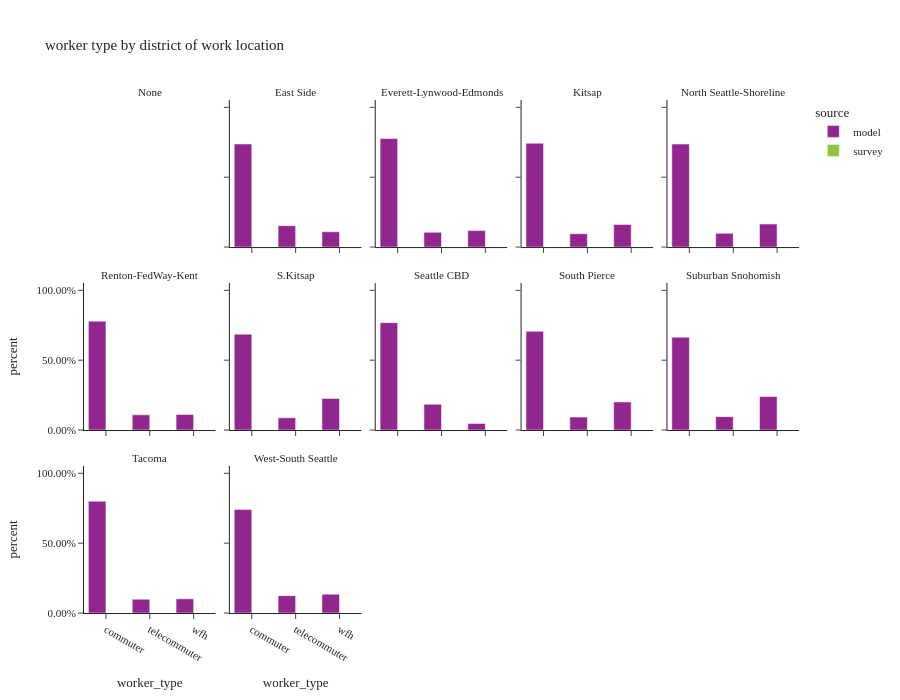

Notebook source saved alongside this figure:
### Code cell
df_worker_count = summarize_counts(workers, ['source', 'district_name_work', 'worker_type'])

fig = px.bar(df_worker_count.sort(['source', 'district_name_work']).to_pandas(), x='worker_type', y="percent",
             facet_col="district_name_work", facet_col_wrap=5, color="source",
             barmode="group", hover_data=['sample count', 'total count'],
             title="worker type by district of work location")
fig.for_each_annotation(lambda a: a.update(text=a.text.split("=")[-1]))
fig.update_layout(height=700, width=900, font=dict(size=11))
fig.for_each_yaxis(lambda a: a.update(tickformat=".2%"))
fig.update_xaxes(categoryorder='array', categoryarray=['commuter', 'telecommuter', 'wfh'])
fig.show()

### Figure 1 — Plotly figure (JSON) as saved in the notebook; plotly's stock layout.template omitted (floating-point values rounded to 4 significant figures)
{"data": [{"alignmentgroup": "True", "customdata": [[64990.0, 64990.0], [46340.0, 46340.0], [312900.0, 312900.0]], "hovertemplate": "source=model<br>district_name_work=East Side<br>worker_type=%{x}<br>percent=%{y}<br>sample count=%{customdata[0]}<br>total count=%{customdata[1]}<extra></extra>", "legendgroup": "model", "marker": {"color": "#91268F", "pattern": {"shape": ""}}, "name": "model", "offsetgroup": "model", "orientation": "v", "showlegend": true, "textposition": "auto", "type": "bar", "x": ["telecommuter", "wfh", "commuter"], "xaxis": "x12", "y": [0.1532, 0.1092, 0.7376], "yaxis": "y12"}, {"alignmentgroup": "True", "customdata": [[20480.0, 20480.0], [18330.0, 18330.0], [135100.0, 135100.0]], "hovertemplate": "source=model<br>district_name_work=Everett-Lynwood-Edmonds<br>worker_type=%{x}<br>percent=%{y}<br>sample count=%{customdata[0]}<br>total count=%{customdata[1]}<extra></extra>", "legendgroup": "model", "marker": {"color": "#91268F", "pattern": {"shape": ""}}, "name": "model", "offsetgroup": "model", "orientation": "v", "showlegend": false, "textposition": "auto", "type": "bar", "x": ["wfh", "telecommuter", "commuter"], "xaxis": "x13", "y": [0.1178, 0.1054, 0.7768], "yaxis": "y13"}, {"alignmentgroup": "True", "customdata": [[75860.0, 75860.0], [16500.0, 16500.0], [9748.0, 9748.0]], "hovertemplate": "source=model<br>district_name_work=Kitsap<br>worker_type=%{x}<br>percent=%{y}<br>sample count=%{customdata[0]}<br>total count=%{customdata[1]}<extra></extra>", "legendgroup": "model", "marker": {"color": "#91268F", "pattern": {"shape": ""}}, "name": "model", "offsetgroup": "model", "orientation": "v", "showlegend": false, "textposition": "auto", "type": "bar", "x": ["commuter", "wfh", "telecommuter"], "xaxis": "x14", "y": [0.743, 0.1616, 0.09547], "yaxis": "y14"}, {"alignmentgroup": "True", "customdata": [[26190.0, 26190.0], [15660.0, 15660.0], [117300.0, 117300.0]], "hovertemplate": "source=model<br>district_name_work=North Seattle-Shoreline<br>worker_type=%{x}<br>percent=%{y}<br>sample count=%{customdata[0]}<br>total count=%{customdata[1]}<extra></extra>", "legendgroup": "model", "marker": {"color": "#91268F", "pattern": {"shape": ""}}, "name": "model", "offsetgroup": "model", "orientation": "v", "showlegend": false, "textposition": "auto", "type": "bar", "x": ["wfh", "telecommuter", "commuter"], "xaxis": "x15", "y": [0.1645, 0.09839, 0.7371], "yaxis": "y15"}, {"alignmentgroup": "True", "customdata": [[39760.0, 39760.0], [38570.0, 38570.0], [276800.0, 276800.0]], "hovertemplate": "source=model<br>district_name_work=Renton-FedWay-Kent<br>worker_type=%{x}<br>percent=%{y}<br>sample count=%{customdata[0]}<br>total count=%{customdata[1]}<extra></extra>", "legendgroup": "model", "marker": {"color": "#91268F", "pattern": {"shape": ""}}, "name": "model", "offsetgroup": "model", "orientation": "v", "showlegend": false, "textposition": "auto", "type": "bar", "x": ["wfh", "telecommuter", "commuter"], "xaxis": "x6", "y": [0.112, 0.1086, 0.7794], "yaxis": "y6"}, {"alignmentgroup": "True", "customdata": [[5070.0, 5070.0], [1954.0, 1954.0], [15380.0, 15380.0]], "hovertemplate": "source=model<br>district_name_work=S.Kitsap<br>worker_type=%{x}<br>percent=%{y}<br>sample count=%{customdata[0]}<br>total count=%{customdata[1]}<extra></extra>", "legendgroup": "model", "marker": {"color": "#91268F", "pattern": {"shape": ""}}, "name": "model", "offsetgroup": "model", "orientation": "v", "showlegend": false, "textposition": "auto", "type": "bar", "x": ["wfh", "telecommuter", "commuter"], "xaxis": "x7", "y": [0.2263, 0.08724, 0.6864], "yaxis": "y7"}, {"alignmentgroup": "True", "customdata": [[67160.0, 67160.0], [17350.0, 17350.0], [280700.0, 280700.0]], "hovertemplate": "source=model<br>district_name_work=Seattle CBD<br>worker_type=%{x}<br>percent=%{y}<br>sample count=%{customdata[0]}<br>total count=%{customdata[1]}<extra></extra>", "legendgroup": "model", "marker": {"color": "#91268F", "pattern": {"shape": ""}}, "name": "model", "offsetgroup": "model", "orientation": "v", "showlegend": false, "textposition": "auto", "type": "bar", "x": ["telecommuter", "wfh", "commuter"], "xaxis": "x8", "y": [0.1839, 0.04751, 0.7686], "yaxis": "y8"}, {"alignmentgroup": "True", "customdata": [[16080.0, 16080.0], [34930.0, 34930.0], [122800.0, 122800.0]], "hovertemplate": "source=model<br>district_name_work=South Pierce<br>worker_type=%{x}<br>percent=%{y}<br>sample count=%{customdata[0]}<br>total count=%{customdata[1]}<extra></extra>", "legendgroup": "model", "marker": {"color": "#91268F", "pattern": {"shape": ""}}, "name": "model", "offsetgroup": "model", "orientation": "v", "showlegend": false, "textposition": "auto", "type": "bar", "x": ["telecommuter", "wfh", "commuter"], "xaxis": "x9", "y": [0.09248, 0.2009, 0.7066], "yaxis": "y9"}, {"alignmentgroup": "True", "customdata": [[36860.0, 36860.0], [14740.0, 14740.0], [102200.0, 102200.0]], "hovertemplate": "source=model<br>district_name_work=Suburban Snohomish<br>worker_type=%{x}<br>percent=%{y}<br>sample count=%{customdata[0]}<br>total count=%{customdata[1]}<extra></extra>", "legendgroup": "model", "marker": {"color": "#91268F", "pattern": {"shape": ""}}, "name": "model", "offsetgroup": "model", "orientation": "v", "showlegend": false, "textposition": "auto", "type": "bar", "x": ["wfh", "telecommuter", "commuter"], "xaxis": "x10", "y": [0.2396, 0.09585, 0.6645], "yaxis": "y10"}, {"alignmentgroup": "True", "customdata": [[15950.0, 15950.0], [125800.0, 125800.0], [15500.0, 15500.0]], "hovertemplate": "source=model<br>district_name_work=Tacoma<br>worker_type=%{x}<br>percent=%{y}<br>sample count=%{customdata[0]}<br>total count=%{customdata[1]}<extra></extra>", "legendgroup": "model", "marker": {"color": "#91268F", "pattern": {"shape": ""}}, "name": "model", "offsetgroup": "model", "orientation": "v", "showlegend": false, "textposition": "auto", "type": "bar", "x": ["wfh", "commuter", "telecommuter"], "xaxis": "x", "y": [0.1014, 0.8001, 0.09856], "yaxis": "y"}, {"alignmentgroup": "True", "customdata": [[17340.0, 17340.0], [103700.0, 103700.0], [18810.0, 18810.0]], "hovertemplate": "source=model<br>district_name_work=West-South Seattle<br>worker_type=%{x}<br>percent=%{y}<br>sample count=%{customdata[0]}<br>total count=%{customdata[1]}<extra></extra>", "legendgroup": "model", "marker": {"color": "#91268F", "pattern": {"shape": ""}}, "name": "model", "offsetgroup": "model", "orientation": "v", "showlegend": false, "textposition": "auto", "type": "bar", "x": ["telecommuter", "commuter", "wfh"], "xaxis": "x2", "y": [0.124, 0.7415, 0.1345], "yaxis": "y2"}, {"alignmentgroup": "True", "customdata": [[1016.0, 349200.0]], "hovertemplate": "source=survey<br>district_name_work=East Side<br>worker_type=%{x}<br>percent=%{y}<br>sample count=%{customdata[0]}<br>total count=%{customdata[1]}<extra></extra>", "legendgroup": "survey", "marker": {"color": "#8CC63E", "pattern": {"shape": ""}}, "name": "survey", "offsetgroup": "survey", "orientation": "v", "showlegend": true, "textposition": "auto", "type": "bar", "x": [null], "xaxis": "x12", "y": [1.0], "yaxis": "y12"}, {"alignmentgroup": "True", "customdata": [[90.0, 62300.0]], "hovertemplate": "source=survey<br>district_name_work=Everett-Lynwood-Edmonds<br>worker_type=%{x}<br>percent=%{y}<br>sample count=%{customdata[0]}<br>total count=%{customdata[1]}<extra></extra>", "legendgroup": "survey", "marker": {"color": "#8CC63E", "pattern": {"shape": ""}}, "name": "survey", "offsetgroup": "survey", "orientation": "v", "showlegend": false, "textposition": "auto", "type": "bar", "x": [null], "xaxis": "x13", "y": [1.0], "yaxis": "y13"}, {"alignmentgroup": "True", "customdata": [[147.0, 98010.0]], "hovertemplate": "source=survey<br>district_name_work=Kitsap<br>worker_type=%{x}<br>percent=%{y}<br>sample count=%{customdata[0]}<br>total count=%{customdata[1]}<extra></extra>", "legendgroup": "survey", "marker": {"color": "#8CC63E", "pattern": {"shape": ""}}, "name": "survey", "offsetgroup": "survey", "orientation": "v", "showlegend": false, "textposition": "auto", "type": "bar", "x": [null], "xaxis": "x14", "y": [1.0], "yaxis": "y14"}, {"alignmentgroup": "True", "customdata": [[389.0, 186200.0]], "hovertemplate": "source=survey<br>district_name_work=North Seattle-Shoreline<br>worker_type=%{x}<br>percent=%{y}<br>sample count=%{customdata[0]}<br>total count=%{customdata[1]}<extra></extra>", "legendgroup": "survey", "marker": {"color": "#8CC63E", "pattern": {"shape": ""}}, "name": "survey", "offsetgroup": "survey", "orientation": "v", "showlegend": false, "textposition": "auto", "type": "bar", "x": [null], "xaxis": "x15", "y": [1.0], "yaxis": "y15"}, {"alignmentgroup": "True", "customdata": [[873.0, 430400.0]], "hovertemplate": "source=survey<br>district_name_work=Renton-FedWay-Kent<br>worker_type=%{x}<br>percent=%{y}<br>sample count=%{customdata[0]}<br>total count=%{customdata[1]}<extra></extra>", "legendgroup": "survey", "marker": {"color": "#8CC63E", "pattern": {"shape": ""}}, "name": "survey", "offsetgroup": "survey", "orientation": "v", "showlegend": false, "textposition": "auto", "type": "bar", "x": [null], "xaxis": "x6", "y": [1.0], "yaxis": "y6"}, {"alignmentgroup": "True", "customdata": [[60.0, 64790.0]], "hovertemplate": "source=survey<br>district_name_work=S.Kitsap<br>worker_type=%{x}<br>percent=%{y}<br>sample count=%{customdata[0]}<br>total count=%{customdata[1]}<extra></extra>", "legendgroup": "survey", "marker": {"color": "#8CC63E", "pattern": {"shape": ""}}, "name": "survey", "offsetgroup": "survey", "orientation": "v", "showlegend": false, "textposition": "auto", "type": "bar", "x": [null], "xaxis": "x7", "y": [1.0], "yaxis": "y7"}, {"alignmentgroup": "True", "customdata": [[188.0, 74650.0]], "hovertemplate": "source=survey<br>district_name_work=Seattle CBD<br>worker_type=%{x}<br>percent=%{y}<br>sample count=%{customdata[0]}<br>total count=%{customdata[1]}<extra></extra>", "legendgroup": "survey", "marker": {"color": "#8CC63E", "pattern": {"shape": ""}}, "name": "survey", "offsetgroup": "survey", "orientation": "v", "showlegend": false, "textposition": "auto", "type": "bar", "x": [null], "xaxis": "x8", "y": [1.0], "yaxis": "y8"}, {"alignmentgroup": "True", "customdata": [[167.0, 197300.0]], "hovertemplate": "source=survey<br>district_name_work=South Pierce<br>worker_type=%{x}<br>percent=%{y}<br>sample count=%{customdata[0]}<br>total count=%{customdata[1]}<extra></extra>", "legendgroup": "survey", "marker": {"color": "#8CC63E", "pattern": {"shape": ""}}, "name": "survey", "offsetgroup": "survey", "orientation": "v", "showlegend": false, "textposition": "auto", "type": "bar", "x": [null], "xaxis": "x9", "y": [1.0], "yaxis": "y9"}, {"alignmentgroup": "True", "customdata": [[290.0, 274000.0]], "hovertemplate": "source=survey<br>district_name_work=Suburban Snohomish<br>worker_type=%{x}<br>percent=%{y}<br>sample count=%{customdata[0]}<br>total count=%{customdata[1]}<extra></extra>", "legendgroup": "survey", "marker": {"color": "#8CC63E", "pattern": {"shape": ""}}, "name": "survey", "offsetgroup": "survey", "orientation": "v", "showlegend": false, "textposition": "auto", "type": "bar", "x": [null], "xaxis": "x10", "y": [1.0], "yaxis": "y10"}, {"alignmentgroup": "True", "customdata": [[42.0, 31080.0]], "hovertemplate": "source=survey<br>district_name_work=Tacoma<br>worker_type=%{x}<br>percent=%{y}<br>sample count=%{customdata[0]}<br>total count=%{customdata[1]}<extra></extra>", "legendgroup": "survey", "marker": {"color": "#8CC63E", "pattern": {"shape": ""}}, "name": "survey", "offsetgroup": "survey", "orientation": "v", "showlegend": false, "textposition": "auto", "type": "bar", "x": [null], "xaxis": "x", "y": [1.0], "yaxis": "y"}, {"alignmentgroup": "True", "customdata": [[305.0, 128600.0]], "hovertemplate": "source=survey<br>district_name_work=West-South Seattle<br>worker_type=%{x}<br>percent=%{y}<br>sample count=%{customdata[0]}<br>total count=%{customdata[1]}<extra></extra>", "legendgroup": "survey", "marker": {"color": "#8CC63E", "pattern": {"shape": ""}}, "name": "survey", "offsetgroup": "survey", "orientation": "v", "showlegend": false, "textposition": "auto", "type": "bar", "x": [null], "xaxis": "x2", "y": [1.0], "yaxis": "y2"}], "layout": {"annotations": [{"font": {}, "showarrow": false, "text": "Tacoma", "x": 0.092, "xanchor": "center", "xref": "paper", "y": 0.2867, "yanchor": "bottom", "yref": "paper"}, {"font": {}, "showarrow": false, "text": "West-South Seattle", "x": 0.296, "xanchor": "center", "xref": "paper", "y": 0.2867, "yanchor": "bottom", "yref": "paper"}, {"font": {}, "showarrow": false, "text": "Renton-FedWay-Kent", "x": 0.092, "xanchor": "center", "xref": "paper", "y": 0.6433, "yanchor": "bottom", "yref": "paper"}, {"font": {}, "showarrow": false, "text": "S.Kitsap", "x": 0.296, "xanchor": "center", "xref": "paper", "y": 0.6433, "yanchor": "bottom", "yref": "paper"}, {"font": {}, "showarrow": false, "text": "Seattle CBD", "x": 0.5, "xanchor": "center", "xref": "paper", "y": 0.6433, "yanchor": "bottom", "yref": "paper"}, {"font": {}, "showarrow": false, "text": "South Pierce", "x": 0.704, "xanchor": "center", "xref": "paper", "y": 0.6433, "yanchor": "bottom", "yref": "paper"}, {"font": {}, "showarrow": false, "text": "Suburban Snohomish", "x": 0.908, "xanchor": "center", "xref": "paper", "y": 0.6433, "yanchor": "bottom", "yref": "paper"}, {"font": {}, "showarrow": false, "text": "None", "x": 0.092, "xanchor": "center", "xref": "paper", "y": 1.0, "yanchor": "bottom", "yref": "paper"}, {"font": {}, "showarrow": false, "text": "East Side", "x": 0.296, "xanchor": "center", "xref": "paper", "y": 1.0, "yanchor": "bottom", "yref": "paper"}, {"font": {}, "showarrow": false, "text": "Everett-Lynwood-Edmonds", "x": 0.5, "xanchor": "center", "xref": "paper", "y": 1.0, "yanchor": "bottom", "yref": "paper"}, {"font": {}, "showarrow": false, "text": "Kitsap", "x": 0.704, "xanchor": "center", "xref": "paper", "y": 1.0, "yanchor": "bottom", "yref": "paper"}, {"font": {}, "showarrow": false, "text": "North Seattle-Shoreline", "x": 0.908, "xanchor": "center", "xref": "paper", "y": 1.0, "yanchor": "bottom", "yref": "paper"}], "barmode": "group", "font": {"size": 11}, "height": 700, "legend": {"title": {"text": "source"}, "tracegroupgap": 0}, "title": {"text": "worker type by district of work location"}, "width": 900, "xaxis": {"anchor": "y", "categoryarray": ["commuter", "telecommuter", "wfh"], "categoryorder": "array", "domain": [0.0, 0.184], "title": {"text": "worker_type"}}, "xaxis10": {"anchor": "y10", "categoryarray": ["commuter", "telecommuter", "wfh"], "categoryorder": "array", "domain": [0.816, 1.0], "matches": "x", "showticklabels": false}, "xaxis11": {"anchor": "y11", "categoryarray": ["commuter", "telecommuter", "wfh"], "categoryorder": "array", "domain": [0.0, 0.184], "matches": "x", "showticklabels": false}, "xaxis12": {"anchor": "y12", "categoryarray": ["commuter", "telecommuter", "wfh"], "categoryorder": "array", "domain": [0.204, 0.388], "matches": "x", "showticklabels": false}, "xaxis13": {"anchor": "y13", "categoryarray": ["commuter", "telecommuter", "wfh"], "categoryorder": "array", "domain": [0.408, 0.592], "matches": "x", "showticklabels": false}, "xaxis14": {"anchor": "y14", "categoryarray": ["commuter", "telecommuter", "wfh"], "categoryorder": "array", "domain": [0.612, 0.796], "matches": "x", "showticklabels": false}, "xaxis15": {"anchor": "y15", "categoryarray": ["commuter", "telecommuter", "wfh"], "categoryorder": "array", "domain": [0.816, 1.0], "matches": "x", "showticklabels": false}, "xaxis2": {"anchor": "y2", "categoryarray": ["commuter", "telecommuter", "wfh"], "categoryorder": "array", "domain": [0.204, 0.388], "matches": "x", "title": {"text": "worker_type"}}, "xaxis3": {"anchor": "y3", "categoryarray": ["commuter", "telecommuter", "wfh"], "categoryorder": "array", "domain": [0.408, 0.592], "matches": "x", "title": {"text": "worker_type"}}, "xaxis4": {"anchor": "y4", "categoryarray": ["commuter", "telecommuter", "wfh"], "categoryorder": "array", "domain": [0.612, 0.796], "matches": "x", "title": {"text": "worker_type"}}, "xaxis5": {"anchor": "y5", "categoryarray": ["commuter", "telecommuter", "wfh"], "categoryorder": "array", "domain": [0.816, 1.0], "matches": "x", "title": {"text": "worker_type"}}, "xaxis6": {"anchor": "y6", "categoryarray": ["commuter", "telecommuter", "wfh"], "categoryorder": "array", "domain": [0.0, 0.184], "matches": "x", "showticklabels": false}, "xaxis7": {"anchor": "y7", "categoryarray": ["commuter", "telecommuter", "wfh"], "categoryorder": "array", "domain": [0.204, 0.388], "matches": "x", "showticklabels": false}, "xaxis8": {"anchor": "y8", "categoryarray": ["commuter", "telecommuter", "wfh"], "categoryorder": "array", "domain": [0.408, 0.592], "matches": "x", "showticklabels": false}, "xaxis9": {"anchor": "y9", "categoryarray": ["commuter", "telecommuter", "wfh"], "categoryorder": "array", "domain": [0.612, 0.796], "matches": "x", "showticklabels": false}, "yaxis": {"anchor": "x", "domain": [0.0, 0.2867], "tickformat": ".2%", "title": {"text": "percent"}}, "yaxis10": {"anchor": "x10", "domain": [0.3567, 0.6433], "matches": "y", "showticklabels": false, "tickformat": ".2%"}, "yaxis11": {"anchor": "x11", "domain": [0.7133, 1.0], "matches": "y", "tickformat": ".2%", "title": {"text": "percent"}}, "yaxis12": {"anchor": "x12", "domain": [0.7133, 1.0], "matches": "y", "showticklabels": false, "tickformat": ".2%"}, "yaxis13": {"anchor": "x13", "domain": [0.7133, 1.0], "matches": "y", "showticklabels": false, "tickformat": ".2%"}, "yaxis14": {"anchor": "x14", "domain": [0.7133, 1.0], "matches": "y", "showticklabels": false, "tickformat": ".2%"}, "yaxis15": {"anchor": "x15", "domain": [0.7133, 1.0], "matches": "y", "showticklabels": false, "tickformat": ".2%"}, "yaxis2": {"anchor": "x2", "domain": [0.0, 0.2867], "matches": "y", "showticklabels": false, "tickformat": ".2%"}, "yaxis3": {"anchor": "x3", "domain": [0.0, 0.2867], "matches": "y", "showticklabels": false, "tickformat": ".2%"}, "yaxis4": {"anchor": "x4", "domain": [0.0, 0.2867], "matches": "y", "showticklabels": false, "tickformat": ".2%"}, "yaxis5": {"anchor": "x5", "domain": [0.0, 0.2867], "matches": "y", "showticklabels": false, "tickformat": ".2%"}, "yaxis6": {"anchor": "x6", "domain": [0.3567, 0.6433], "matches": "y", "tickformat": ".2%", "title": {"text": "percent"}}, "yaxis7": {"anchor": "x7", "domain": [0.3567, 0.6433], "matches": "y", "showticklabels": false, "tickformat": ".2%"}, "yaxis8": {"anchor": "x8", "domain": [0.3567, 0.6433], "matches": "y", "showticklabels": false, "tickformat": ".2%"}, "yaxis9": {"anchor": "x9", "domain": [0.3567, 0.6433], "matches": "y", "showticklabels": false, "tickformat": ".2%"}}}
